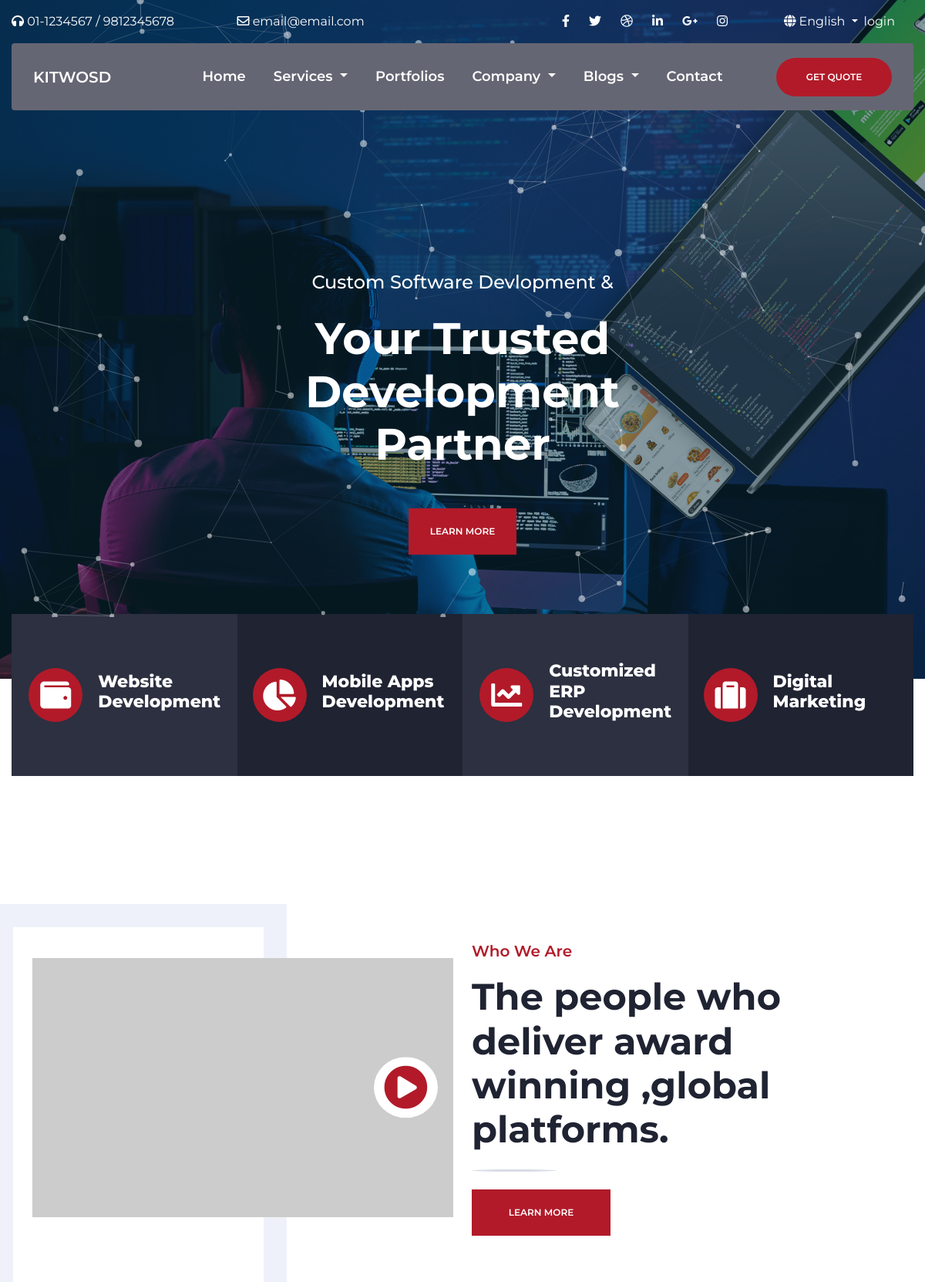
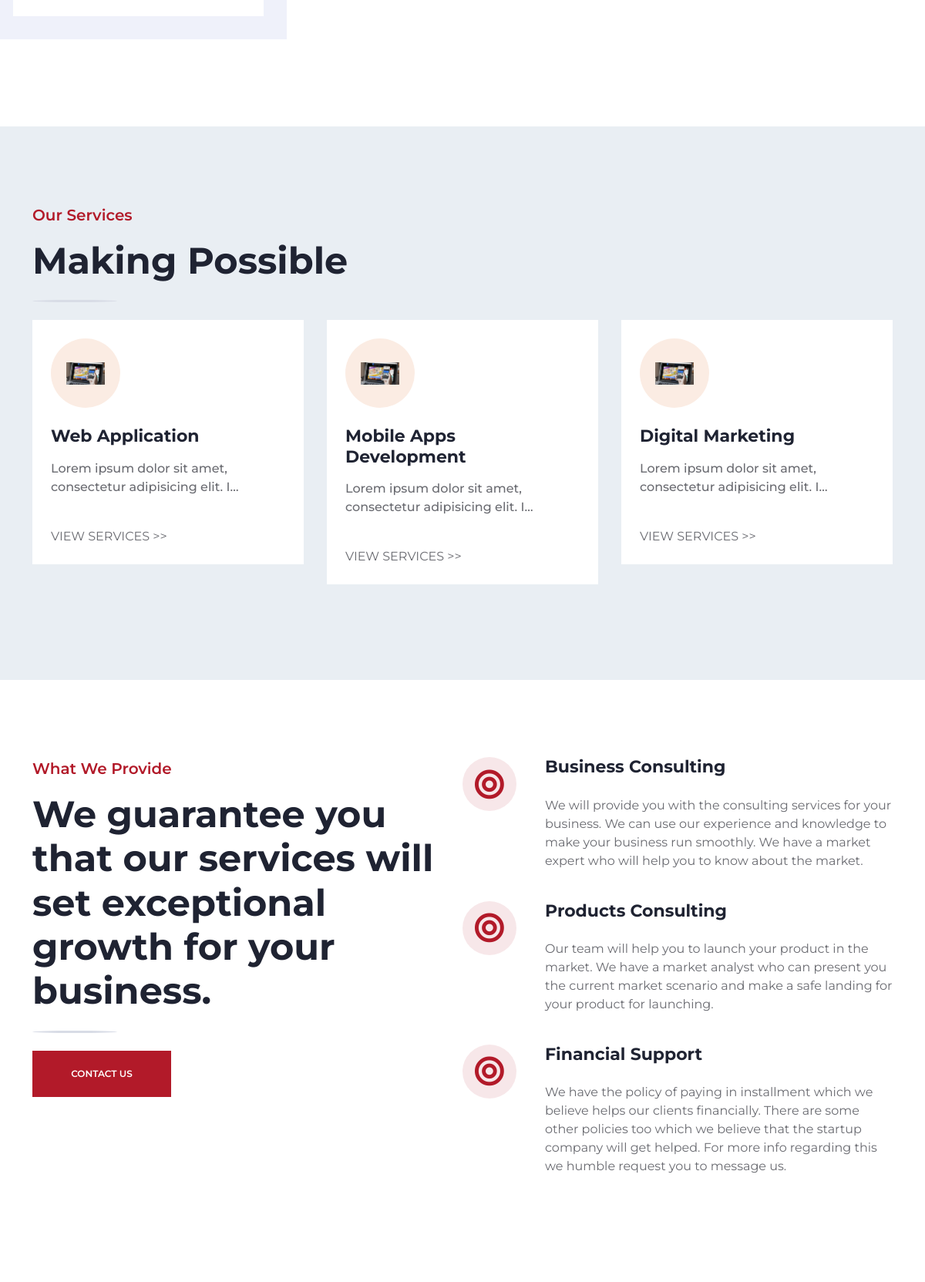
The page / (upper part) on the database its author committed (2 pictures, top to bottom).
### app/models.py (models this page shows, shortened)
class Home(models.Model):
    name='home-data'
    positive_reviews = models.IntegerField()
    team_members = models.IntegerField()
    happy_client = models.IntegerField()
    completed_projects = models.IntegerField()
    video = EmbedVideoField(blank=True)
    def __str__(self):
        return self.name

class Category(models.Model):
    name= models.CharField(max_length=100)
    created = models.DateTimeField(auto_now_add=True)
    category_slug = models.SlugField(max_length=50, blank=True)
    description = models.CharField(max_length=250, blank=True)
    image = models.ImageField(null=True, blank=True,upload_to='category/' ,default="default.jpg")

### app/views.py (the view)
# urls.py: path('', views.home, name='home'),
def home(request):
    data = Home.objects.all()
    team = Team.objects.all()
    blog = Blog.objects.all()
    project = Project.objects.all()
    testimonial = Testimonials.objects.all()
    print('data:',data)
    context={
        "object":data,
        'team':team,
        'blog':blog,
        'project':project,
        'testimonial':testimonial,
    }
    return render(request, 'kitwosd/index.html',context)

### app/context_processors.py (called while the page is built)
def menu_links(request):
    links = Category.objects.all()
    return dict(links=links)

### templates/kitwosd/index.html (shortened to what this page needs)
{% extends 'base.html' %}
{% load static %}
{% block content %}
{% for object in object %}
    <section class="hero">
        <div id="particles-js">
        </div>
        <div class="hero-content">
            <div class="animate__animated  animate__fadeInUp ">
                <h3 class="custom-fs-24 mb-4">Custom Software Devlopment &</h3>
                <h1 class="custom-fs-57 custom-fw-700 mb-5">
                    Your Trusted
                    Development Partner
                </h1>
                <a href="{% url 'portfolio' %}" class="custom-bg-primary btn-style-1 custom-fs-12">
                    Learn More
                </a>
            </div>
        </div>
    </section>
    <section class="feature py-0">
        <div class="container-lg">
            <div class="feature-wrap">
                <div class="row">
                    <div class="col-lg-3 col-sm-6 px-0">
                        <div class="single_feature custom-bg-dark">
                            <div
                                class="d-flex align-items-center justify-content-start justify-content-md-center h-100 w-100">
                                <div class="feature_icon">
                                    <i class="fas fa-wallet"></i>
                                </div>
                                <h5 class="custom-fs-22 custom-fw-800">
                                    Website Development
                                </h5>
                            </div>
                        </div>
                    </div>
                    <div class="col-lg-3 col-sm-6 px-0">
                        <div class="single_feature custom-bg-black">
                            <div
                                class="d-flex align-items-center  justify-content-startjustify-content-md-center h-100 w-100">
                                <div class="feature_icon"><i class="fas fa-chart-pie"></i>
                                </div>
                                <h5 class="custom-fs-22 custom-fw-800">
                                    Mobile Apps Development
                                </h5>
                            </div>
                        </div>
                    </div>
                    <div class="col-lg-3 col-sm-6 px-0">
                        <div class="single_feature custom-bg-dark">
                            <div
                                class="d-flex align-items-center justify-content-start justify-content-md-center h-100 w-100">
                                <div class="feature_icon">
                                    <i class="fas fa-chart-line"></i>
                                </div>
                                <h5 class="custom-fs-22 custom-fw-800">
                                    Customized ERP Development
                                </h5>
                            </div>
                        </div>
                    </div>
                    <div class="col-lg-3 col-sm-6 px-0">
                        <div class="single_feature custom-bg-black">
                            <div
                                class="d-flex align-items-center  justify-content-startjustify-content-md-center h-100 w-100">
                                <div class="feature_icon">
                                    <i class="fas fa-suitcase"></i>
                                </div>
                                <h5 class="custom-fs-22 custom-fw-800">
                                    Digital Marketing
                                </h5>
                            </div>
                        </div>
                    </div>
                </div>
            </div>
        </div>
    </section>
    <section class="mt-0 mb-5 pb-sm-5 py-0 finance_about">
        <div class="container ">
            <div class="row align-items-center">
                <div class="col-lg-6">
                    <div class="img-wrap">
                        <img src="https://picsum.photos/650/400" class="img-fluid" alt="">
                        <button type="button" class="btn play-button" data-bs-toggle="modal"
                            data-bs-target="#staticBackdrop">
                            <i class="fas fa-play-circle "></i>
                        </button>
                    </div>
                </div>
                <div class="col-lg-6">
                    <p class="custom-text-primary custom-fs-20 mb-3 custom-fw-600">Who We Are</p>
                    <h2 class="custom-fs-47 custom-text-black custom-fw-700 mb-5 custom-b-bot">
                        The people who deliver award winning ,global platforms.
                    </h2>
                    <a href="{% url 'contact' %}" class="custom-bg-primary btn-style-1 custom-fs-12">
                        Learn More
                    </a>
                </div>
            </div>
        </div>
    </section>
    <section class="custom-bg-light-gray our_services">
        <div class="container">
            <div class="title">
                <p class="custom-text-primary custom-fs-20 mb-3 custom-fw-600">Our Services</p>
                <h2 class="custom-fs-47 custom-text-black custom-fw-700 mb-5 custom-b-bot">
                    Making Possible
                </h2>
            </div>
            <div class="owl-carousel custom-carousel-1">
                {% for category in links %}
                <div class="our_services_card p-4">
                    <div class="row">
                        <div class="col-12 mb-4">
                            <div class="img-wrap">
                                <img src="{% static 'img/1597741240.jpg' %}" class="img-fluid" alt="">
                            </div>
                        </div>
                        <div class="col-12 mb-2">
                            <h3 class="custom-text-black custom-fs-22 custom-fw-700">
                                {{category.name}}
                            </h3>
                        </div>
                        <div class="col-12 mb-4">
                            <p class="custom-fs-16 custom-text-light custom-fw-500">
                                {{category.description|truncatechars:60}}
                            </p>
                        </div>
                        <div class="col-12">
                            <a href="service.html" class="custom-fs-16 custom-text-light">
                                VIEW SERVICES >>
                            </a>
                        </div>
                    </div>
                </div>
                {% endfor %}
            </div>
        </div>
    </section>
    <section>
        <div class="container">
            <div class="row">
                <div class="col-lg-6 mb-5">
                    <div class="title">
                        <p class="custom-text-primary custom-fs-20 mb-3 custom-fw-600">What We Provide</p>
                        <h2 class="custom-fs-47 custom-text-black custom-fw-700 mb-5 custom-b-bot">
                            We guarantee you that our services will set exceptional growth for your business.
                        </h2>
                        <a href="contact.html" class="custom-bg-primary btn-style-1">contact us</a>
                    </div>
                </div>
                <div class="col-lg-6 custom-text-black">
                    <div class="row mb-4">
                        <div class="col-3 col-sm-2 px-0">
                            <div class="custom-icon-box custom-text-primary">
                                <i class="fas fa-bullseye"></i>
                            </div>
                        </div>
                        <div class="col-9 col-sm-10 ">
                            <h4 class="custom-fs-22 custom-fw-700 mb-4">Business Consulting</h4>
                            <p class="custom-text-light">
                                We will provide you with the consulting services for  your business. We can use our experience and knowledge to make your business run smoothly. We have a market expert who will help you to know about the market.
                            </p>
                        </div>
                    </div>
                    <div class="row mb-4">
                        <div class="col-3 col-sm-2 px-0">
                            <div class="custom-icon-box custom-text-primary">
                                <i class="fas fa-bullseye"></i>
                            </div>
                        </div>
                        <div class="col-9 col-sm-10 ">
                            <h4 class="custom-fs-22 custom-fw-700 mb-4">Products Consulting</h4>
                            <p class="custom-text-light">
                                Our team will help you to launch your product in the market. We have a market analyst who can present you the current market scenario and make a safe landing for your product for launching.
                            </p>
                        </div>
                    </div>
                    <div class="row mb-4">
                        <div class="col-3 col-sm-2 px-0">
                            <div class="custom-icon-box custom-text-primary">
                                <i class="fas fa-bullseye"></i>
                            </div>
                        </div>
                        <div class="col-9 col-sm-10 ">
                            <h4 class="custom-fs-22 custom-fw-700 mb-4">Financial Support</h4>
                            <p class="custom-text-light">
                                We have the policy of paying in installment which we believe helps our clients financially. There are some other policies too which we believe that the startup company will get helped. For more info regarding this we humble request you to message us.
                            </p>
                        </div>
                    </div>
                </div>
            </div>
        </div>
    </section>
{% endfor %}
{% endblock content %}

### rows shown on the page
Category: name "Web Application", description "Lorem ipsum dolor sit amet, consectetur adipisicing elit. I…"
Category: name "Mobile Apps Development", description "Lorem ipsum dolor sit amet, consectetur adipisicing elit. I…"
Category: name "Digital Marketing", description "Lorem ipsum dolor sit amet, consectetur adipisicing elit. I…"
